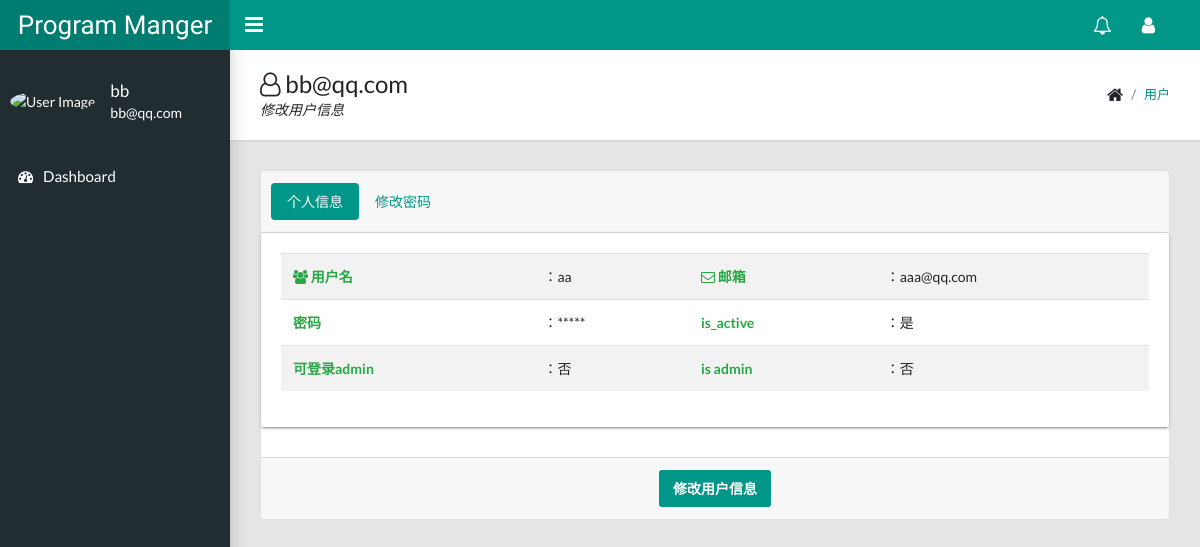
Screenshot of /user/detail/1/ (signed in) with the database file from the repository.
### user_account/models.py (models this page shows, shortened)
class User(AbstractBaseUser):
    email = models.EmailField(max_length=255, unique=True)
    user_name = models.CharField(max_length=255)
    is_active = models.BooleanField(default=True)  # can login
    staff = models.BooleanField(default=False)  # staff user non superuser
    admin = models.BooleanField(default=False)  # superuser
    timestamp = models.DateTimeField(auto_now_add=True)
    USERNAME_FIELD = 'email'  # username
    REQUIRED_FIELDS = []  # ['user_name'] #python manage.py createsuperuser
    objects = UserManager()
    @property
    def is_staff(self):
        if self.is_admin:
            return True
        return self.staff
    @property
    def is_admin(self):
        return self.admin
    class Meta:
        db_table = "user"

### user_account/views.py (the view, shortened to what this page needs)
# urls.py: url(r"^user/detail/(?P<pk>\d+)/$", User_Detail_View.as_view(), name="user_detail"),
class User_Detail_View(LoginRequiredMixin, UpdateView):
    template_name = 'user_account/user_detail_setting.html'
    ajax_form_template_name = "user_account/snippets/change_user_info.html"
    context_object_name = 'user_obj'
    form_class = User_Detail_Form
    model = User
    def get_template_names(self):
        if self.request.GET.get('ic-request') or self.request.POST.get('ic-request'):
            """ 修改用户信息获取 是ic-request 则更改默认模板 """
            self.template_name = self.ajax_form_template_name
        return super().get_template_names()
    def get_object(self, queryset=None):
        pk = self.kwargs.get('pk')
        if pk:
            pk = int(pk)
        if self.request.user.pk != pk and not self.request.user.is_admin:
            raise Http404("没有该用户")
        return get_object_or_404(User, pk=pk)

### user_account/templates/user_account/user_detail_setting.html (shortened to what this page needs)
{% extends 'public/base.html' %}   {% load static %}
{% block app-title %}
    <h1><i class="fa fa-user-o"></i> {{ request.user.email }}</h1>
    <p>修改用户信息</p>
{% endblock %}
{% block app-breadcrumb %}
    <li class="breadcrumb-item"><i class="fa fa-home fa-lg"></i></li>
    <li class="breadcrumb-item active"><a href="#">用户</a></li>
{% endblock %}
{% block content %}
    <div class="row">
        <div class="col-md-12">
            <div class="card text-center">
                <div class="card-header">
                    <ul class="nav nav-pills card-header-pills">
                        <li class="nav-item">
                            <a class="nav-link active" href="#">个人信息</a>
                        </li>
                        <li class="nav-item">
                            <a class="nav-link" href="{% url 'user_change_password' pk=user_obj.pk %}">修改密码</a>
                        </li>
                    </ul>
                </div>
                <div class="contenx__">
                    <div class="tile col">
                        <div class="table-responsive">
                            <table class="table table-hover table-striped">
                                <tbody>
                                <tr class="text-left">
                                    <td class="font-weight-bold text-success"><i class="fa fa-users"></i> 用户名</td>
                                    <td>：{{ user_obj.user_name }}</td>
                                    <td class="font-weight-bold text-success"><i class="fa fa-envelope-o"></i> 邮箱</td>
                                    <td>：{{ user_obj.email }}</td>
                                </tr>
                                <tr class="text-left">
                                    <td class="font-weight-bold text-success">密码</td>
                                    <td>：*****</td>
                                    <td class="font-weight-bold text-success">is_active</td>
                                    <td>：{% if  user_obj.is_active %}是{% else %}否{% endif %}</td>
                                </tr>
                                <tr class="text-left">
                                    <td class="font-weight-bold text-success">可登录admin</td>
                                    <td>：{% if  user_obj.is_staff %}是{% else %}否{% endif %}</td>
                                    <td class="font-weight-bold text-success">is admin</td>
                                    <td>：{% if  user_obj.is_admin %}是{% else %}否{% endif %}</td>
                                </tr>
                                </tbody>
                            </table>
                        </div>
                    </div>
                    <div class="card-footer">
                        <button class="btn btn-primary" type="submit"
                                ic-get-from="{% url 'user_detail' pk=user_obj.pk %}" ic-target=".result-containe">修改用户信息
                        </button>
                    </div>
                </div>
            </div>
        </div>
        <div class="col-12  result-containe" style="margin-top: 1%"></div>
    </div>
{% endblock %}

### templates/public/__sidebar_menu.html (shortened to what this page needs)
{% load static %}
<aside class="app-sidebar">
    <div class="app-sidebar__user"><img class="app-sidebar__user-avatar"
                                        src="https://s3.amazonaws.com/uifaces/faces/twitter/jsa/48.jpg"
                                        alt="User Image">
        <div>
            <p class="app-sidebar__user-name">{{ request.user.user_name }}</p>
            <p class="app-sidebar__user-designation">{{ request.user.email }}</p>
        </div>
    </div>
    <ul class="app-menu">
        <li><a class="app-menu__item" href="{% url 'index' %}"><i class="app-menu__icon fa fa-dashboard"></i><span
                class="app-menu__label">Dashboard</span></a></li>
    </ul>
</aside>

### rows the page displays
User: user.user_name "bb", user.email "bb@qq.com"
User: user_name "aa", email "aaa@qq.com"
